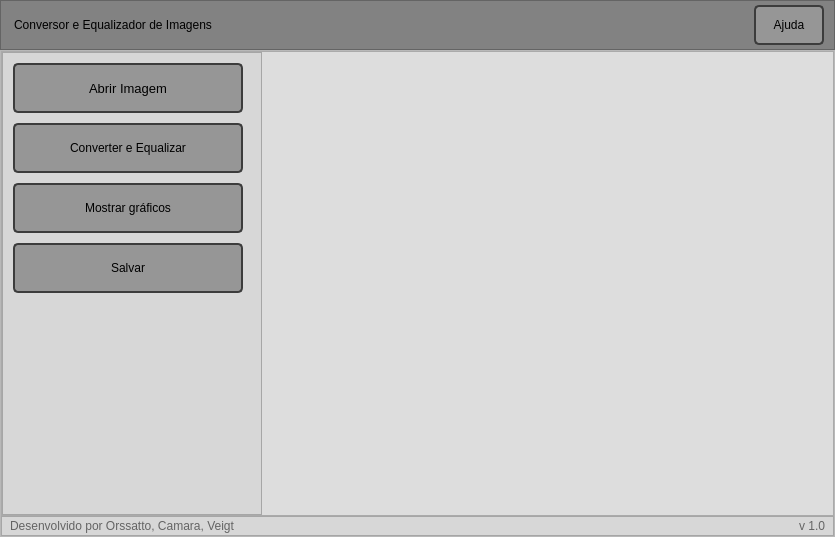
<?xml version="1.0" encoding="UTF-8"?>
<ui version="4.0">
 <class>MainWindow</class>
 <widget class="QMainWindow" name="MainWindow">
  <property name="geometry">
   <rect>
    <x>0</x>
    <y>0</y>
    <width>835</width>
    <height>537</height>
   </rect>
  </property>
  <property name="windowTitle">
   <string>Conversor e equalizador de imagens</string>
  </property>
  <widget class="QWidget" name="centralwidget">
   <layout class="QVBoxLayout" name="verticalLayout">
    <property name="spacing">
     <number>0</number>
    </property>
    <property name="leftMargin">
     <number>0</number>
    </property>
    <property name="topMargin">
     <number>0</number>
    </property>
    <property name="rightMargin">
     <number>0</number>
    </property>
    <property name="bottomMargin">
     <number>0</number>
    </property>
    <item>
     <widget class="QFrame" name="frame_top">
      <property name="maximumSize">
       <size>
        <width>16777215</width>
        <height>50</height>
       </size>
      </property>
      <property name="styleSheet">
       <string notr="true">background-color: rgb(130, 130, 130);</string>
      </property>
      <property name="frameShape">
       <enum>QFrame::StyledPanel</enum>
      </property>
      <property name="frameShadow">
       <enum>QFrame::Raised</enum>
      </property>
      <layout class="QHBoxLayout" name="horizontalLayout_2">
       <property name="spacing">
        <number>0</number>
       </property>
       <property name="leftMargin">
        <number>0</number>
       </property>
       <property name="topMargin">
        <number>0</number>
       </property>
       <property name="rightMargin">
        <number>0</number>
       </property>
       <property name="bottomMargin">
        <number>0</number>
       </property>
       <item>
        <widget class="QLabel" name="label_title">
         <property name="maximumSize">
          <size>
           <width>16777215</width>
           <height>50</height>
          </size>
         </property>
         <property name="styleSheet">
          <string notr="true">font: 14pt &quot;MS Shell Dlg 2&quot;;
padding: 10px;</string>
         </property>
         <property name="text">
          <string>Conversor e Equalizador de Imagens</string>
         </property>
        </widget>
       </item>
       <item>
        <widget class="QPushButton" name="pushButton_help">
         <property name="minimumSize">
          <size>
           <width>90</width>
           <height>40</height>
          </size>
         </property>
         <property name="maximumSize">
          <size>
           <width>90</width>
           <height>40</height>
          </size>
         </property>
         <property name="styleSheet">
          <string notr="true">QPushButton{
	margin-left: 10px;
	margin-right: 10px;
	
	background-color: rgb(150,150,150);
	border: 2px solid rgb(60,60,60);
	color: rgb(0,0,0);
	border-radius: 5px;
	font: 10pt &quot;MS Shell Dlg 2&quot;;
}
QPushButton:hover{
	background-color: rgb(130,130,130);
	border: 2px solid rgb(70,70,70); 
	color: rgb(255,255,255);
}
QPushButton:pressed{
	background-color: rgb(110,110,110);
	border: 2px solid rgb(0,0,0);
	color: rgb(255,255,255);
}</string>
         </property>
         <property name="text">
          <string>Ajuda</string>
         </property>
        </widget>
       </item>
      </layout>
     </widget>
    </item>
    <item>
     <widget class="QFrame" name="frame_content">
      <property name="styleSheet">
       <string notr="true"/>
      </property>
      <property name="frameShape">
       <enum>QFrame::StyledPanel</enum>
      </property>
      <property name="frameShadow">
       <enum>QFrame::Raised</enum>
      </property>
      <layout class="QVBoxLayout" name="verticalLayout_2">
       <property name="spacing">
        <number>0</number>
       </property>
       <property name="leftMargin">
        <number>0</number>
       </property>
       <property name="topMargin">
        <number>0</number>
       </property>
       <property name="rightMargin">
        <number>0</number>
       </property>
       <property name="bottomMargin">
        <number>0</number>
       </property>
       <item>
        <widget class="QFrame" name="frame_images">
         <property name="styleSheet">
          <string notr="true">background-color: rgb(221, 221, 221);</string>
         </property>
         <property name="frameShape">
          <enum>QFrame::StyledPanel</enum>
         </property>
         <property name="frameShadow">
          <enum>QFrame::Raised</enum>
         </property>
         <layout class="QHBoxLayout" name="horizontalLayout">
          <property name="spacing">
           <number>0</number>
          </property>
          <property name="leftMargin">
           <number>0</number>
          </property>
          <property name="topMargin">
           <number>0</number>
          </property>
          <property name="rightMargin">
           <number>0</number>
          </property>
          <property name="bottomMargin">
           <number>0</number>
          </property>
          <item>
           <widget class="QFrame" name="frame_sidebar">
            <property name="minimumSize">
             <size>
              <width>260</width>
              <height>0</height>
             </size>
            </property>
            <property name="maximumSize">
             <size>
              <width>260</width>
              <height>16777215</height>
             </size>
            </property>
            <property name="styleSheet">
             <string notr="true">background-color: rgb(215, 215, 215);</string>
            </property>
            <property name="frameShape">
             <enum>QFrame::StyledPanel</enum>
            </property>
            <property name="frameShadow">
             <enum>QFrame::Raised</enum>
            </property>
            <property name="lineWidth">
             <number>0</number>
            </property>
            <layout class="QFormLayout" name="formLayout">
             <property name="fieldGrowthPolicy">
              <enum>QFormLayout::FieldsStayAtSizeHint</enum>
             </property>
             <property name="horizontalSpacing">
              <number>0</number>
             </property>
             <property name="verticalSpacing">
              <number>0</number>
             </property>
             <property name="leftMargin">
              <number>0</number>
             </property>
             <property name="topMargin">
              <number>0</number>
             </property>
             <property name="rightMargin">
              <number>0</number>
             </property>
             <property name="bottomMargin">
              <number>0</number>
             </property>
             <item row="1" column="0">
              <widget class="QPushButton" name="pushButton_openImg">
               <property name="minimumSize">
                <size>
                 <width>250</width>
                 <height>60</height>
                </size>
               </property>
               <property name="maximumSize">
                <size>
                 <width>250</width>
                 <height>60</height>
                </size>
               </property>
               <property name="font">
                <font>
                 <family>MS Shell Dlg 2</family>
                 <pointsize>10</pointsize>
                 <weight>50</weight>
                 <italic>false</italic>
                 <bold>false</bold>
                </font>
               </property>
               <property name="styleSheet">
                <string notr="true">QPushButton{
	margin-left: 10px;
	margin-right: 10px;
	margin-top: 10px;
	background-color: rgb(150,150,150);
	border: 2px solid rgb(60,60,60);
	color: rgb(0,0,0);
	border-radius: 5px;
	font: 10pt &quot;MS Shell Dlg 2&quot;;
}
QPushButton:hover{
	background-color: rgb(130,130,130);
	border: 2px solid rgb(70,70,70); 
	color: rgb(255,255,255);
}
QPushButton:pressed{
	background-color: rgb(110,110,110);
	border: 2px solid rgb(0,0,0);
	color: rgb(255,255,255);
}
</string>
               </property>
               <property name="text">
                <string>Abrir Imagem</string>
               </property>
              </widget>
             </item>
             <item row="2" column="0">
              <widget class="QPushButton" name="pushButton_convertImg">
               <property name="minimumSize">
                <size>
                 <width>250</width>
                 <height>60</height>
                </size>
               </property>
               <property name="maximumSize">
                <size>
                 <width>250</width>
                 <height>60</height>
                </size>
               </property>
               <property name="styleSheet">
                <string notr="true">QPushButton{
	margin-left: 10px;
	margin-right: 10px;
	margin-top: 10px;
	background-color: rgb(150,150,150);
	border: 2px solid rgb(60,60,60);
	color: rgb(0,0,0);
	border-radius: 5px;
	
	font: 10pt &quot;MS Shell Dlg 2&quot;;
}
QPushButton:hover{
	background-color: rgb(130,130,130);
	border: 2px solid rgb(70,70,70); 
	color: rgb(255,255,255);
}
QPushButton:pressed{
	background-color: rgb(110,110,110);
	border: 2px solid rgb(0,0,0);
	color: rgb(255,255,255);
}</string>
               </property>
               <property name="text">
                <string>Converter e Equalizar</string>
               </property>
              </widget>
             </item>
             <item row="4" column="0">
              <widget class="QPushButton" name="pushButton_donwloadImg">
               <property name="minimumSize">
                <size>
                 <width>250</width>
                 <height>60</height>
                </size>
               </property>
               <property name="maximumSize">
                <size>
                 <width>250</width>
                 <height>60</height>
                </size>
               </property>
               <property name="styleSheet">
                <string notr="true">QPushButton{
	margin-left: 10px;
	margin-right: 10px;
	margin-top: 10px;
	background-color: rgb(150,150,150);
	border: 2px solid rgb(60,60,60);
	color: rgb(0,0,0);
	border-radius: 5px;
	font: 10pt &quot;MS Shell Dlg 2&quot;;
}
QPushButton:hover{
	background-color: rgb(130,130,130);
	border: 2px solid rgb(70,70,70); 
	color: rgb(255,255,255);
}
QPushButton:pressed{
	background-color: rgb(110,110,110);
	border: 2px solid rgb(0,0,0);
	color: rgb(255,255,255);
}</string>
               </property>
               <property name="text">
                <string>Salvar</string>
               </property>
              </widget>
             </item>
             <item row="3" column="0">
              <widget class="QPushButton" name="pushButton_showGraphics">
               <property name="minimumSize">
                <size>
                 <width>250</width>
                 <height>60</height>
                </size>
               </property>
               <property name="styleSheet">
                <string notr="true">QPushButton{
	margin-left: 10px;
	margin-right: 10px;
	margin-top: 10px;
	background-color: rgb(150,150,150);
	border: 2px solid rgb(60,60,60);
	color: rgb(0,0,0);
	border-radius: 5px;
	font: 10pt &quot;MS Shell Dlg 2&quot;;
}
QPushButton:hover{
	background-color: rgb(130,130,130);
	border: 2px solid rgb(70,70,70); 
	color: rgb(255,255,255);
}
QPushButton:pressed{
	background-color: rgb(110,110,110);
	border: 2px solid rgb(0,0,0);
	color: rgb(255,255,255);
}</string>
               </property>
               <property name="text">
                <string>Mostrar gráficos</string>
               </property>
              </widget>
             </item>
            </layout>
           </widget>
          </item>
          <item>
           <widget class="QLabel" name="label_previousImg">
            <property name="text">
             <string/>
            </property>
           </widget>
          </item>
         </layout>
        </widget>
       </item>
       <item>
        <widget class="QFrame" name="frame_credits">
         <property name="maximumSize">
          <size>
           <width>16777215</width>
           <height>20</height>
          </size>
         </property>
         <property name="styleSheet">
          <string notr="true">background-color: rgb(215, 215, 215);</string>
         </property>
         <property name="frameShape">
          <enum>QFrame::StyledPanel</enum>
         </property>
         <property name="frameShadow">
          <enum>QFrame::Raised</enum>
         </property>
         <layout class="QHBoxLayout" name="horizontalLayout_4">
          <property name="spacing">
           <number>0</number>
          </property>
          <property name="leftMargin">
           <number>0</number>
          </property>
          <property name="topMargin">
           <number>0</number>
          </property>
          <property name="rightMargin">
           <number>0</number>
          </property>
          <property name="bottomMargin">
           <number>0</number>
          </property>
          <item>
           <widget class="QLabel" name="label_credits">
            <property name="styleSheet">
             <string notr="true">margin-left: 5px;
color: rgb(100, 100, 100);</string>
            </property>
            <property name="text">
             <string>Desenvolvido por Orssatto, Camara, Veigt</string>
            </property>
           </widget>
          </item>
          <item>
           <widget class="QLabel" name="label_version">
            <property name="styleSheet">
             <string notr="true">margin-right: 5px;
color: rgb(100, 100, 100);</string>
            </property>
            <property name="text">
             <string>v 1.0</string>
            </property>
            <property name="alignment">
             <set>Qt::AlignRight|Qt::AlignTrailing|Qt::AlignVCenter</set>
            </property>
           </widget>
          </item>
         </layout>
        </widget>
       </item>
      </layout>
     </widget>
    </item>
   </layout>
  </widget>
 </widget>
 <resources/>
 <connections/>
</ui>
